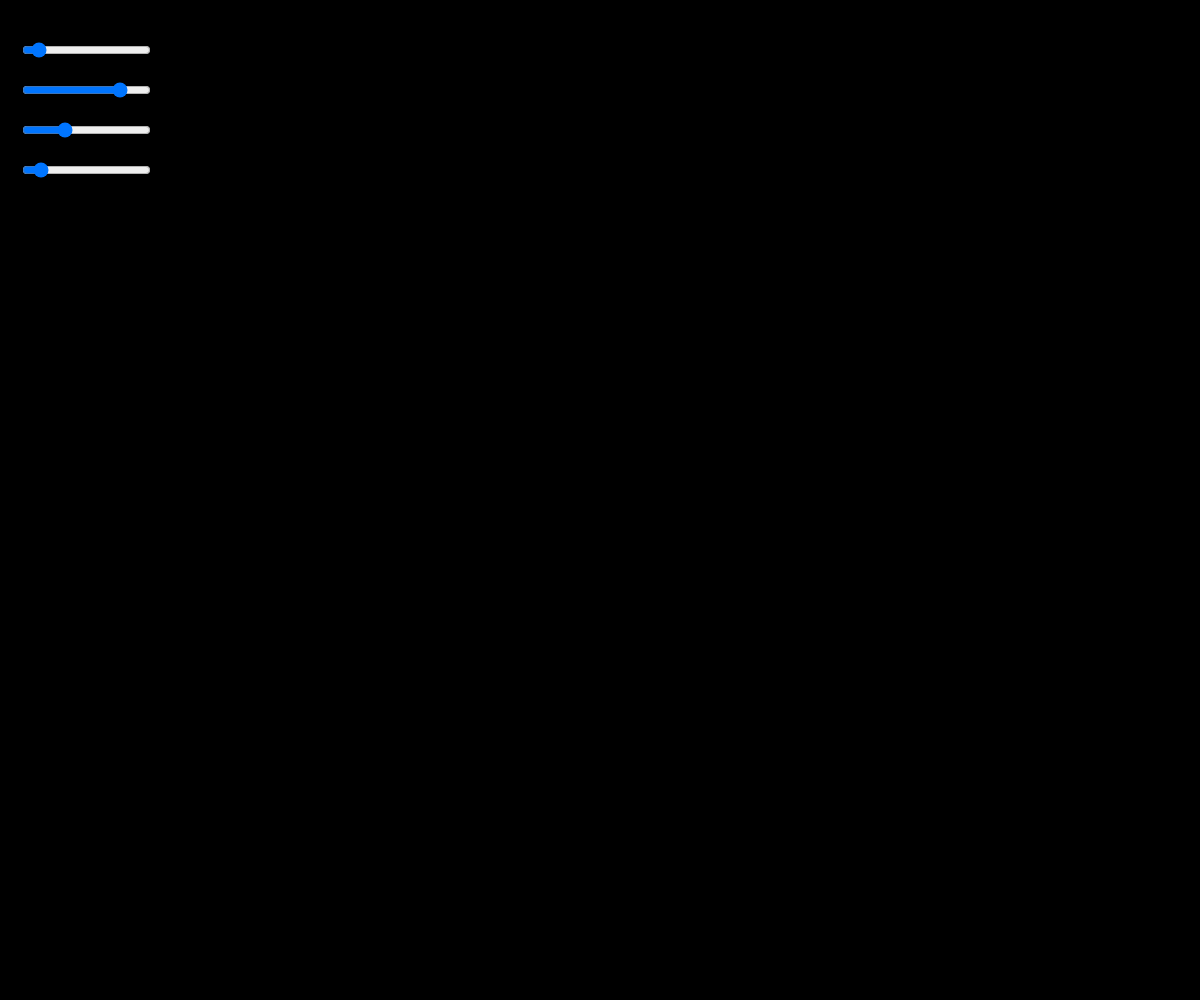
Frame 1 (no input)
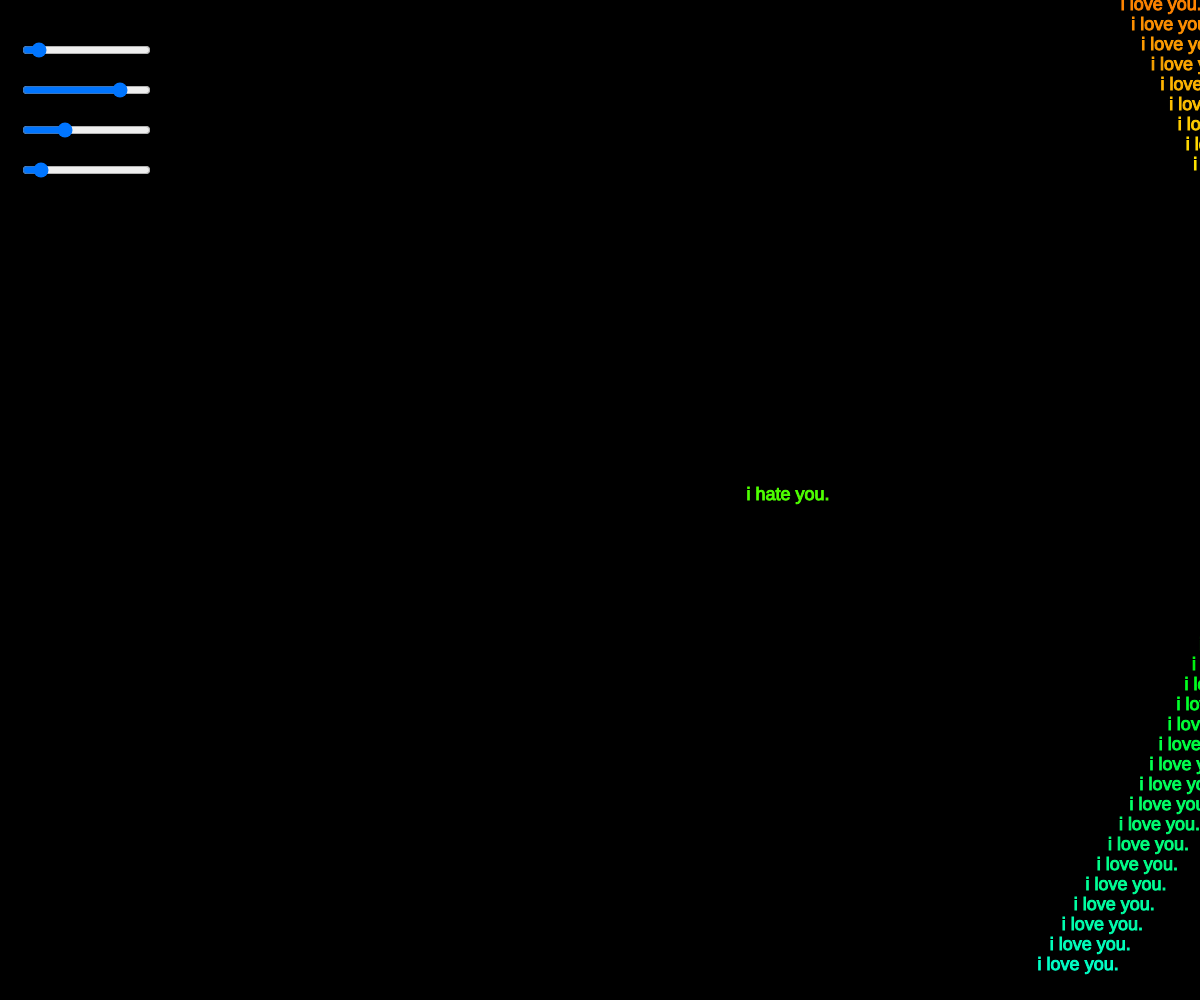
Frame 60 (no input)
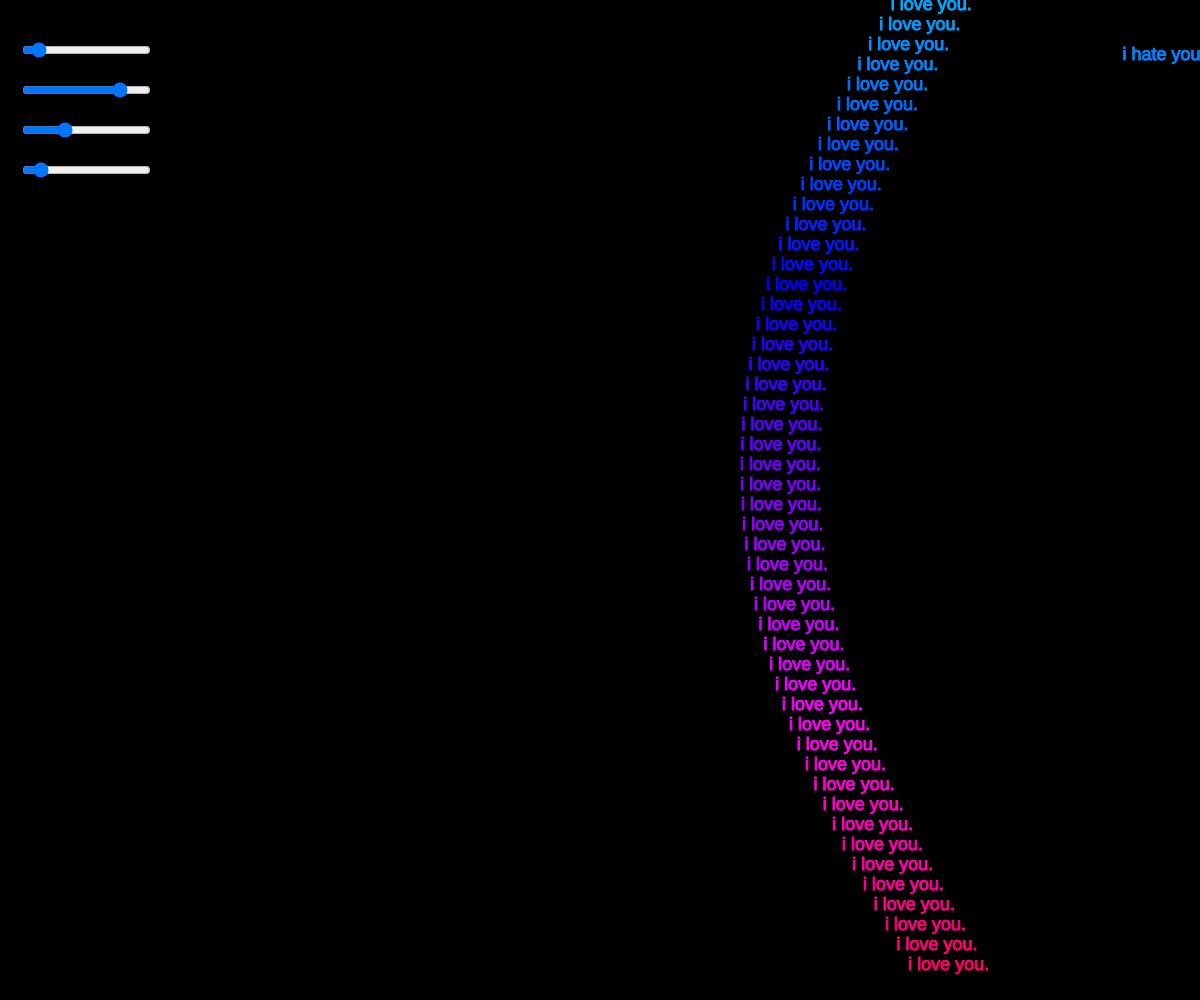
Frame 120 (the mouse pressed at the canvas centre since frame 60)

The p5.js sketch that drew these frames (run headless with seeded random() and noise() and a simulated clock; from frame 60 on, the mouse is pressed at the canvas centre):

// p5.js sketch
// ── sketch.js
let origin;
let iLoveYouHistory = [];
let iHateYouHistory = [];

let t = 0;
let r = 100;

let tSlider;
let rSlider;
let frameCountSlider;
let randomSlider;
let color = 0;
let spacing = 20
let frameRateValue = 20
let textSizeValue = 18;

// Variable to store the last used method (0 for frameCount, 1 for Math.random)
let lastUsedMethod = 1;

function setup() {
  createCanvas(windowWidth, windowHeight);
  background(0);

  origin = { x: windowWidth / 2, y: windowHeight - 10 };

  tSlider = createSlider(1, 50, 5);
  tSlider.position(20, 40);


  rSlider = createSlider(50, 300, 250);
  rSlider.position(20, 80);


  frameCountSlider = createSlider(1, 30, 10);
  frameCountSlider.position(20, 120);
  frameCountSlider.changed(() => {
    lastUsedMethod = 0; // Set the last used method to frameCount when frameCountSlider is changed
  });

  randomSlider = createSlider(0, 50, 5);
  randomSlider.position(20, 160);
  randomSlider.changed(() => {
    lastUsedMethod = 1; // Set the last used method to Math.random when randomSlider is changed
  });

  colorMode(HSB, 255);

  frameRate(frameRateValue);

  textSize(textSizeValue)
  
}

function draw() {
  background(0);

  r = rSlider.value();
  let frameCountThreshold = frameCountSlider.value();
  let randomThreshold = randomSlider.value() / 100;

  noFill();
  stroke(255);

  iLoveYouHistory.push(origin.y + Math.sin(t) * r);

  if (frameCount % (31 - frameCountThreshold) == 0 && lastUsedMethod === 0) {
    iHateYouHistory.push(origin.y + Math.sin(t - PI) * r);
  } else if (lastUsedMethod === 1 && Math.random() < randomThreshold) {
    iHateYouHistory.push(origin.y + Math.sin(t - PI) * r);
  } else {
    iHateYouHistory.push(-1000);
  }
  

  for (let i = 1; i < iLoveYouHistory.length; i++) {
    let n = iLoveYouHistory.length - i;
    color = (i * 2) % 255;
    stroke(color, 255, 255);
    fill(color, 255, 255)
    text("i love you.", iLoveYouHistory[i], origin.y - n * spacing);
    text("i hate you.", iHateYouHistory[i], origin.y - n * spacing - spacing/2);
  }

  t += tSlider.value() / 100;
}
